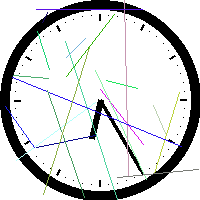
#> input picture PasSiChronophage/images/captcha_example.png, 200 x 200 px, found by its file name
$ python captcha_reader.py
#> lines starting #> are read from the running program, lines starting #| are printed output that depends on the picture; after the words box and inside, x2 and y2 are one past the last pixel; in counts of white or black regions, pixels touching at a corner belong together
"""
Pas Si Chronophage
- DG'Hack 2022
---

@author CorentinGoet
"""

import numpy as np
import cv2
from PIL import Image


class CaptchaReader:
    """
    This class is in charge of reading time from a captcha analog clock.
    """

    def __init__(self, image_path="", image=None):
        self.image_file = image_path
        if image is not None:
            self.original_image = np.asarray(image)
        else:
            self.original_image = self.open_image()
        self.filtered_image = self.filter()
        self.time = None
        self.empty_clock_img = None

    def open_image(self) -> np.ndarray:
        """
        Opens the image file and converts it to numpy array.
        """
        img = np.asarray(Image.open(self.image_file))
#> img is the input picture: shape (200, 200, 3); mean R, G, B 208.1, 209.4, 209.9
        return img

    def save_image(self, output_name: str):
        """
        saves filtered image with given name.
        """
        img = Image.fromarray(self.filtered_image, "RGB")
        img.save(output_name)

    def filter(self) -> np.ndarray:
        """
        Filters the colored lines out of the original image.
        """
        filtered = np.zeros(self.original_image.shape, dtype=np.uint8)
        mask = np.asarray(Image.open("images/mask.png"))[:, :, 0:3]
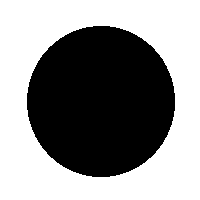
#> input picture PasSiChronophage/python/images/mask.png, 200 x 200 px
#> mask: shape (200, 200, 3); 56.1% white; 1 black region, box (x1, y1, x2, y2) and area: (27, 26, 175, 177) 17546
        masked = np.bitwise_or(self.original_image, mask)
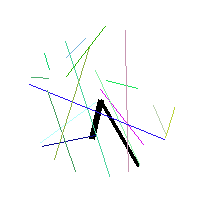
#> masked: shape (200, 200, 3); mean R, G, B 248.4, 249.4, 249.4
        img = Image.fromarray(masked, "RGB")
        #img.save("masked.png")
        for i in range(masked.shape[0]):
            for j in range(masked.shape[1]):
                if all(masked[i, j] == 255):
                    filtered[i, j] = [255, 255, 255]
                elif all(masked[i, j] == 0):
                    filtered[i, j] = [0, 0, 0]
                else:
                    # we do not need to worry about edge cases
                    # because the pixels close to the edges
                    # are whited out by the mask

                    # count the number of black pixels around
                    thresh = 3   # out of 8
                    cnt = 0
                    for k in range(-1, 2):
                        for l in range(-1, 2):
                            if all(masked[i + k, j + l] == 0):
                                cnt += 1

                    if cnt >= thresh:
                        filtered[i, j] = [0, 0, 0]
                    else:
                        filtered[i, j] = [255, 255, 255]
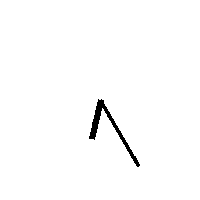
#> filtered: shape (200, 200, 3); 98.7% white; 1 black region, box (x1, y1, x2, y2) and area: (89, 99, 140, 167) 507
        return filtered


    def read_time(self):
        """
        Read the time from the clock by comparing the filtered image to generated clock images.

        This is done in 2 steps:
        - determine minutes by finding the highest correlation between original and all possible minute hands
        - find hour same method
        """

        correlations_min = []
        correlations_hours = []

        target = self.filtered_image[:, :, 0].reshape(200*200)

        # find minutes
        for m in range(0, 60):
            generated = self.generate_clock(0, m, w_hours=0)[:, :, 0].reshape(200*200)
            corr = np.correlate(target, generated)
            correlations_min.append(corr)
#> this loop made 60 passes
#> corr on passes 1 to 12: [255], [255], [0], [2], [5], [9], [13], [17], [18], [14], [10], [7]
#> after the loop, correlations_min = 60 items, first 6: [255], [255], [0], [2], [5], [9]

        identified_m = correlations_min.index(max(correlations_min))
#> identified_m = 0

        for h in range(0, 12):
            generated = self.generate_clock(h, identified_m)[:, :, 0].reshape(200*200)
            corr = np.correlate(target, generated)
            correlations_hours.append(corr)
#> this loop made 12 passes
#> (x_hour in generate_clock, y_hour in generate_clock, corr) on passes 1 to 12: (100, 90, [188]), (105, 91, [183]), (108, 95, [181]), (110, 100, [183]), (108, 105, [198]), (105, 108, [223]), (100, 110, [238]), (95, 108, [215]), (91, 105, [185]), (90, 100, [182]), (91, 95, [176]), (95, 91, [182])
#> after the loop, correlations_hours = [[188], [183], [181], [183], [198], [223], [238], [215], [185], [182], [176], [182]]

        identified_h = correlations_hours.index(max(correlations_hours))
#> identified_h = 6
        return identified_h, identified_m

    def generate_clock(self, hour: int, minute: int, w_hours=5, w_min=1) -> np.ndarray:
        """
        Generate an image in the form of a numpy array of an analog clock showing the time given as parameter.

        :param w_min: width of minutes hand
        :param w_hour: width of hours hand
        :param hour: hour to show on the clock (1-12)
        :param minute: minute to show on the clock
        :return: numpy array of shape resolution in grayscale with pixel values 0-1.
        """

        hands = 255 * np.ones((200, 200, 3), dtype=np.uint8)

        # drawing parameters
        r_hours = 10    # length for hours hand
        r_min = 70      # length for minutes hand

        # Get angles
        theta_hour, theta_min = self.time2angle(hour, minute)

        # coord of center
        x0, y0 = 100, 100

        # Coords of the hours hand extremity
        x_hour = int(x0 + r_hours * np.cos(theta_hour))
        y_hour = int(y0 + r_hours * np.sin(theta_hour))

        # coords of the minutes hand
        x_min = int(x0 + r_min * np.cos(theta_min))
        y_min = int(y0 + r_min * np.sin(theta_min))

        # draw hands
        if w_hours > 0:
            cv2.line(hands, (x0, y0), (x_hour, y_hour), [0, 0, 0], w_hours)
        if w_min > 0:
            cv2.line(hands, (x0, y0), (x_min, y_min), [0, 0, 0], w_min)

        return hands

    def time2angle(self, hour: int, minute: int):
        """
        Finds angle for hours and minutes hands on analog clock from time.

        :param hour: hour int (0 - 11)
        :param minute: minute (0 - 59)
        :return: (theta_hour, theta_minute) angles in radians for hour and minute hands
        """

        theta_min = minute * (2 * np.pi / 60) - np.pi / 2
        theta_hour = (hour + minute/60) * (2 * np.pi / 12) - np.pi / 2

        return theta_hour, theta_min


if __name__ == '__main__':
    r = CaptchaReader("images/captcha_example.png")
    print(r.read_time())
